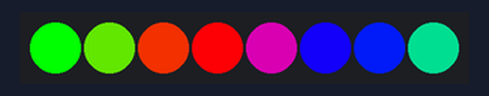
A sketch run on a simulated Arduino Uno, built with avr-gcc and run on an emulated ATmega328P. Shown: 8 RGB LEDs in strip order, left to right.

Above: at 0.15 s.
At 5.65 s:
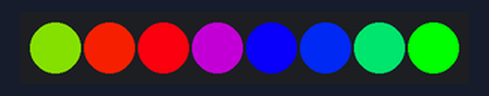
At 10.24 s:
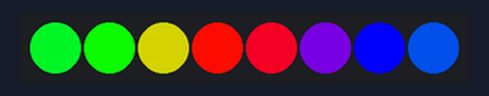
At 19.71 s:
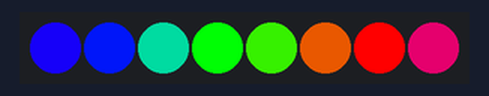
At 29.49 s:
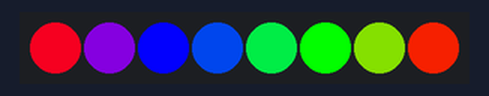
At 39.58 s:
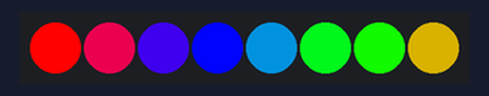
Timing chart, 0 to 40.0 s (numbered marks = the images above):
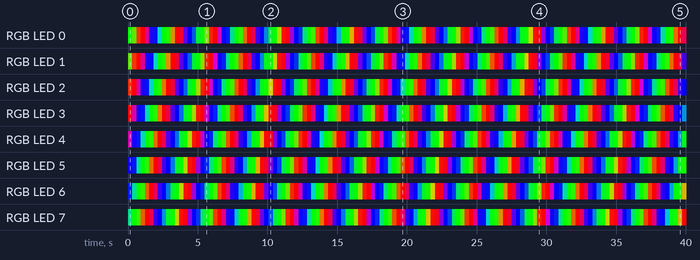

Measured:
- by itself, RGB LED 0: off → RGB(0, 255, 0) at 0.00 s, → RGB(70, 185, 0) 0.31 s later, → RGB(208, 47, 0) 0.30 s later, → RGB(252, 0, 3) 0.31 s later, … (131 changes in this stretch)
- by itself, RGB LED 1: off → RGB(76, 179, 0) at 0.00 s, → RGB(208, 47, 0) 0.31 s later, → RGB(251, 0, 4) 0.30 s later, → RGB(154, 0, 101) 0.31 s later, … (131 changes in this stretch)

The sketch:

Nano_ESP32_NeoPixel.ino
```cpp
/*
Nano ESP32 Neopixel - Create a mini moving rainbow.
Demonstrates:
  - use of the Adafruit NeoPixel.h library
  - substitution of a look-up table for a complex calculation
Enhancement ideas:
  - add a gamma correction look-up table
  - add light fades, random light values, light patterns based on
    analog or digital inputs
  - make a lightsabre, reaction timer game, or audio response system
*/

#include <Adafruit_NeoPixel.h>
const int NEO_PIN = 5;      // Pin D2 - NeoPixel.h uses native ESP32 pin numbers
int numPixels = 8;
int rainbowStep = int(180 / numPixels);
Adafruit_NeoPixel strip(numPixels, NEO_PIN, NEO_GRB + NEO_KHZ800);

// Program variables
int pixelDelay = 10;        // Delay between NeoPixel updates
int rainbow = 0;            // Rainbow index into sine table

// Small sine table for easy rainbow lookups
const uint8_t sine[180] = {
0, 0, 1, 2, 3, 4, 6, 9,
11, 14, 17, 21, 25, 29, 33, 37,
42, 47, 53, 58, 64, 70, 76, 82,
88, 95, 101, 108, 115, 121, 128, 134,
140, 147, 154, 160, 167, 173, 179, 185,
191, 197, 202, 208, 213, 218, 222, 226,
231, 234, 238, 241, 244, 246, 249, 251,
252, 253, 254, 255, 255, 255, 254, 253,
252, 251, 249, 246, 244, 241, 238, 234,
231, 226, 222, 218, 213, 208, 202, 197,
191, 185, 179, 173, 167, 160, 154, 147,
140, 134, 127, 121, 115, 108, 101, 95,
88, 82, 76, 70, 64, 58, 53, 47,
42, 37, 33, 29, 25, 21, 17, 14,
11, 9, 6, 4, 3, 2, 1, 0,
0, 0, 0, 0, 0, 0, 0, 0,
0, 0, 0, 0, 0, 0, 0, 0,
0, 0, 0, 0, 0, 0, 0, 0,
0, 0, 0, 0, 0, 0, 0, 0,
0, 0, 0, 0, 0, 0, 0, 0,
0, 0, 0, 0, 0, 0, 0, 0,
0, 0, 0, 0, 0, 0, 0, 0,
0, 0, 0, 0};

void setup() {
  strip.begin();       // Initialize pixels to off
  strip.show();        // Write data to all pixels
}

void loop() {
  strip.clear();

  for(int i = 0; i < numPixels; i++) {
    strip.setPixelColor(i, strip.Color(sine[(rainbow + i * rainbowStep) % 180],
      sine[(rainbow + 60 + i * rainbowStep) % 180],
      sine[(rainbow + 120 + i * rainbowStep) % 180]));
    strip.show();
  }
  rainbow ++;
  if(rainbow > 180) {
    rainbow = 0;
  }
  delay(pixelDelay);
}
```
